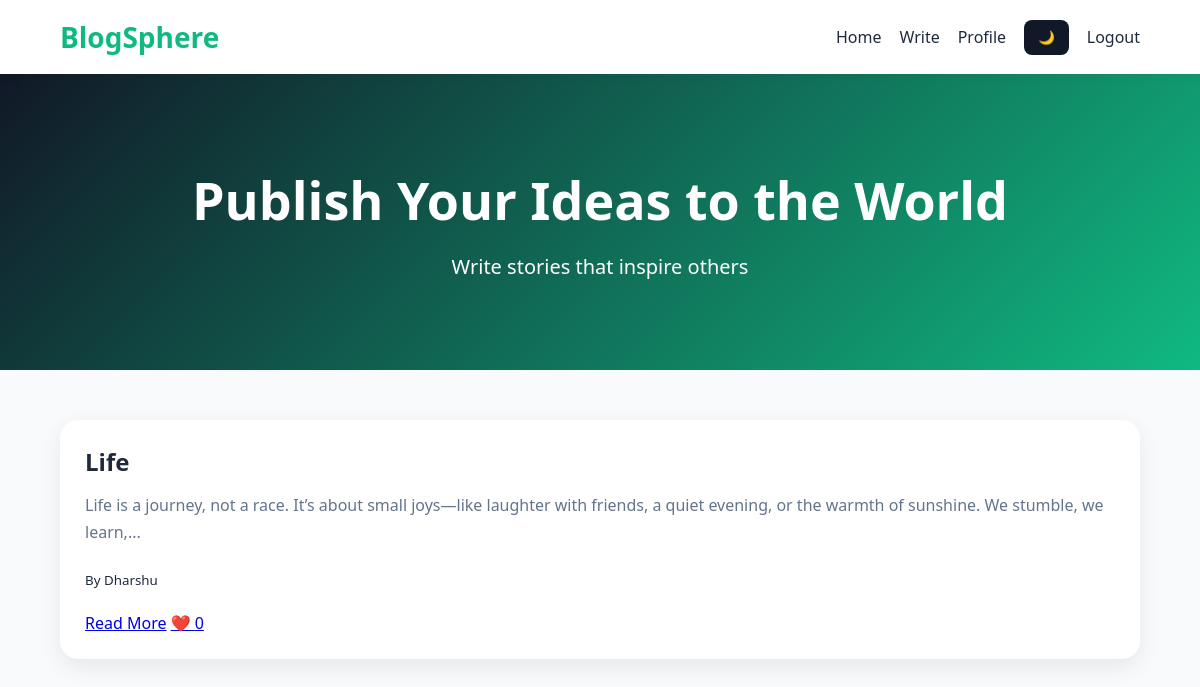
/dashboard, run on the app's committed database.
### tables this page shows
CREATE TABLE posts (
    id INTEGER PRIMARY KEY AUTOINCREMENT,
    title TEXT,
    content TEXT,
    category TEXT,
    user_id INTEGER,
    created_at TIMESTAMP DEFAULT CURRENT_TIMESTAMP
);

CREATE TABLE users (
    id INTEGER PRIMARY KEY AUTOINCREMENT,
    username TEXT UNIQUE,
    email TEXT UNIQUE,
    password TEXT
);

### app.py (the view)
@app.route('/dashboard')
def dashboard():
    conn = get_db()
    posts = conn.execute('''
        SELECT posts.*, users.username,
        (SELECT COUNT(*) FROM likes WHERE likes.post_id=posts.id) as like_count
        FROM posts
        JOIN users ON posts.user_id=users.id
        ORDER BY created_at DESC
    ''').fetchall()
    conn.close()
    return render_template('dashboard.html', posts=posts)

### app.py (called while the page is built)
def get_db():
    conn = sqlite3.connect(app.config['DATABASE'])
    conn.row_factory = sqlite3.Row
    return conn

### templates/dashboard.html
{% extends "base.html" %}
{% block content %}
<section class="hero">
    <h1>Publish Your Ideas to the World</h1>
    <p>Write stories that inspire others</p>
</section>
<div class="posts-grid">
{% for post in posts %}
<div class="post-card">
    <h2>{{ post.title }}</h2>
    <p>{{ post.content[:150] }}...</p>
    <br>
    <small>By {{ post.username }}</small>
    <br><br>
    <a href="/post/{{ post.id }}">Read More</a>
    <a href="/like/{{ post.id }}"> ❤️ {{ post.like_count }}</a>
</div>
{% endfor %}
</div>
{% endblock %}

### templates/base.html (shortened to what this page needs)
<!DOCTYPE html>
<html lang="en">
<head>
    <link rel="stylesheet" href="{{ url_for('static', filename='style.css') }}">
</head>
<body>
<nav class="navbar">
    <div class="logo">BlogSphere</div>
    <div class="nav-links">
        <a href="/dashboard">Home</a>
        <a href="/create">Write</a>
        <a href="/profile">Profile</a>
        <button class="dark-btn" onclick="toggleDarkMode()">🌙</button>
        <a href="/logout">Logout</a>
    </div>
</nav>
{% block content %}
{% endblock %}
</body>
</html>

### static/style.css (style rules this page uses)
* { margin: 0; padding: 0; box-sizing: border-box; }
body { font-family: 'Segoe UI', sans-serif; background: #f8fafc; color: #1e293b; transition: 0.4s; }
.navbar { display: flex; justify-content: space-between; align-items: center; padding: 18px 60px; background: white; box-shadow: 0 2px 12px rgba(0,0,0,0.05); position: sticky; top: 0; z-index: 100; }
.logo { font-size: 28px; font-weight: bold; color: #10b981; }
.nav-links { display: flex; align-items: center; gap: 18px; }
.nav-links a { text-decoration: none; color: #1e293b; font-weight: 500; }
.dark-btn { background: #111827; color: white; border: none; padding: 10px 14px; border-radius: 8px; cursor: pointer; }
.hero { background: linear-gradient(135deg, #111827, #10b981); color: white; text-align: center; padding: 90px 20px; }
.hero h1 { font-size: 52px; margin-bottom: 18px; }
.hero p { font-size: 20px; }
.posts-grid { width: 90%; margin: 50px auto; display: grid; grid-template-columns: repeat(auto-fit, minmax(350px, 1fr)); gap: 25px; }
.post-card { background: white; padding: 25px; border-radius: 18px; box-shadow: 0 8px 22px rgba(0,0,0,0.08); transition: 0.3s; }
.post-card h2, .post-card h3 { margin-bottom: 14px; }
.post-card p { color: #64748b; line-height: 1.7; }
button { background: #10b981; color: white; border: none; padding: 14px; border-radius: 10px; cursor: pointer; }

### data on the page
posts: title "Life", content "Life is a journey, not a race. It’s about small joys—like laughter with friends, a quiet evening, or the warmth of sunshine. We stumble, we learn,", username "Dharshu", like_count "0"
